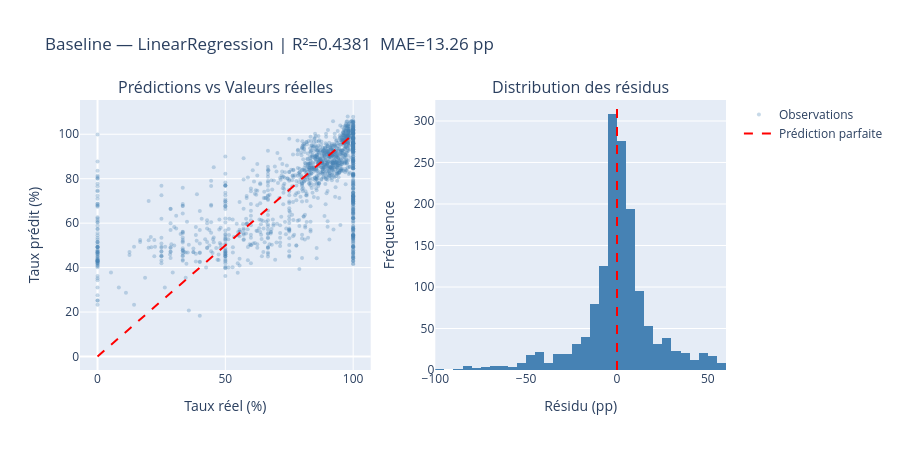

Notebook code for this chart:
### Code cell
fig = make_subplots(rows=1, cols=2,
                    subplot_titles=('Prédictions vs Valeurs réelles',
                                    'Distribution des résidus'))

fig.add_trace(
    go.Scatter(x=y_te_bl, y=y_pred_bl, mode='markers',
               marker=dict(color='steelblue', opacity=0.3, size=4),
               name='Observations'),
    row=1, col=1
)
lim_min, lim_max = float(y_te_bl.min()), float(y_te_bl.max())
fig.add_trace(
    go.Scatter(x=[lim_min, lim_max], y=[lim_min, lim_max],
               mode='lines', line=dict(color='red', dash='dash'),
               name='Prédiction parfaite'),
    row=1, col=1
)

residus_bl = y_te_bl - y_pred_bl
fig.add_trace(
    go.Histogram(x=residus_bl, nbinsx=60, marker_color='steelblue',
                 name='Résidus', showlegend=False),
    row=1, col=2
)
fig.add_vline(x=0, line_dash='dash', line_color='red', row=1, col=2)

fig.update_xaxes(title_text='Taux réel (%)', row=1, col=1)
fig.update_yaxes(title_text='Taux prédit (%)', row=1, col=1)
fig.update_xaxes(title_text='Résidu (pp)', row=1, col=2)
fig.update_yaxes(title_text='Fréquence', row=1, col=2)
fig.update_layout(
    height=450,
    title_text=f'Baseline — LinearRegression | R²={r2_bl:.4f}  MAE={mae_bl:.2f} pp'
)
fig.show()

### Figure 1 — Plotly figure (JSON) as saved in the notebook; plotly's stock layout.template omitted (floating-point values rounded to 4 significant figures; data arrays with more than 128 entries replaced by an {"elided": "..."} marker saying what was removed)
{"data": [{"marker": {"color": "steelblue", "opacity": 0.3, "size": 4}, "mode": "markers", "name": "Observations", "type": "scatter", "x": {"elided": "1496 float values"}, "xaxis": "x", "y": {"elided": "1496 float values"}, "yaxis": "y"}, {"line": {"color": "red", "dash": "dash"}, "mode": "lines", "name": "Prédiction parfaite", "type": "scatter", "x": [0, 100], "xaxis": "x", "y": [0, 100], "yaxis": "y"}, {"marker": {"color": "steelblue"}, "name": "Résidus", "nbinsx": 60, "showlegend": false, "type": "histogram", "x": {"elided": "1496 float values"}, "xaxis": "x2", "yaxis": "y2"}], "layout": {"annotations": [{"font": {"size": 16}, "showarrow": false, "text": "Prédictions vs Valeurs réelles", "x": 0.225, "xanchor": "center", "xref": "paper", "y": 1, "yanchor": "bottom", "yref": "paper"}, {"font": {"size": 16}, "showarrow": false, "text": "Distribution des résidus", "x": 0.775, "xanchor": "center", "xref": "paper", "y": 1, "yanchor": "bottom", "yref": "paper"}], "height": 450, "shapes": [{"line": {"color": "red", "dash": "dash"}, "type": "line", "x0": 0, "x1": 0, "xref": "x2", "y0": 0, "y1": 1, "yref": "y2 domain"}], "title": {"text": "Baseline — LinearRegression | R²=0.4381  MAE=13.26 pp"}, "xaxis": {"anchor": "y", "domain": [0, 0.45], "title": {"text": "Taux réel (%)"}}, "xaxis2": {"anchor": "y2", "domain": [0.55, 1], "title": {"text": "Résidu (pp)"}}, "yaxis": {"anchor": "x", "domain": [0, 1], "title": {"text": "Taux prédit (%)"}}, "yaxis2": {"anchor": "x2", "domain": [0, 1], "title": {"text": "Fréquence"}}}}
